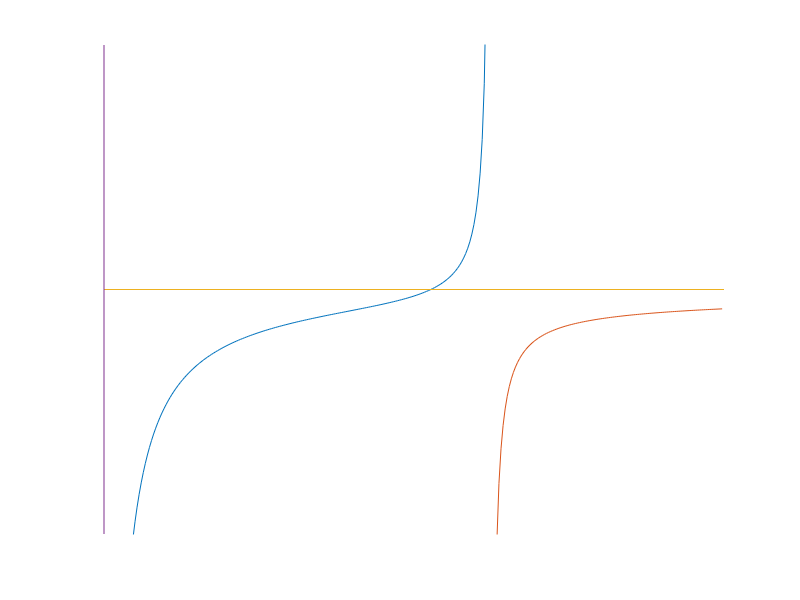
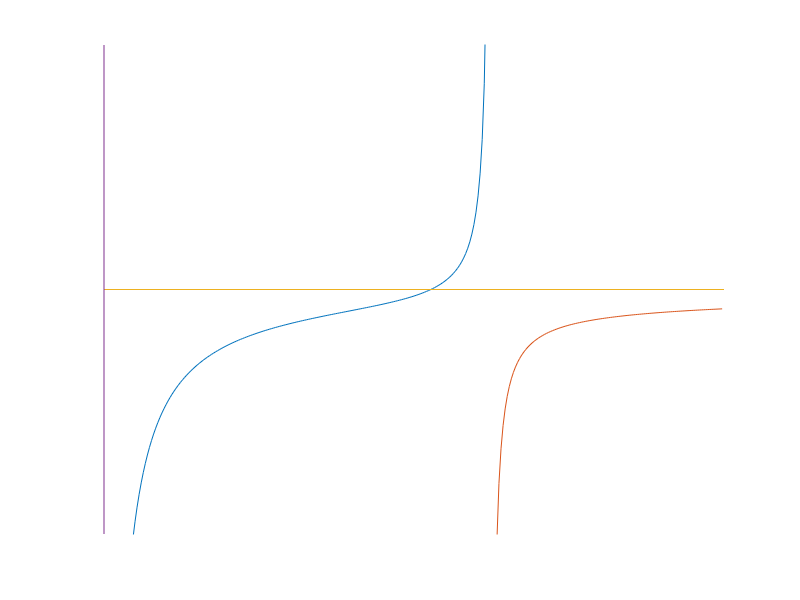

The MATLAB script that drew these images, in order:
## crystal characteristics
hold off
L=1;
C=0.4;
Cc=1;

Cp=C*Cc/(C+Cc);
ws=1/sqrt(L*C)
wp=1/sqrt(L*Cp)

X=@(w) -(w.^2-ws^2)./(w.*(w.^2-wp^2)); 
w=0.1:0.01:1.869;
plot(w,X(w))
hold on
w=1.871:0.01:3;
plot(w,X(w))
plot([0,3],[0,0])
plot([0,0],[-5,5])
grid off
axis ([0,3,-5,5])
hold off
axis off
print -demf crystalCharacteristics.emf
print -deps crystalCharacteristics.eps
